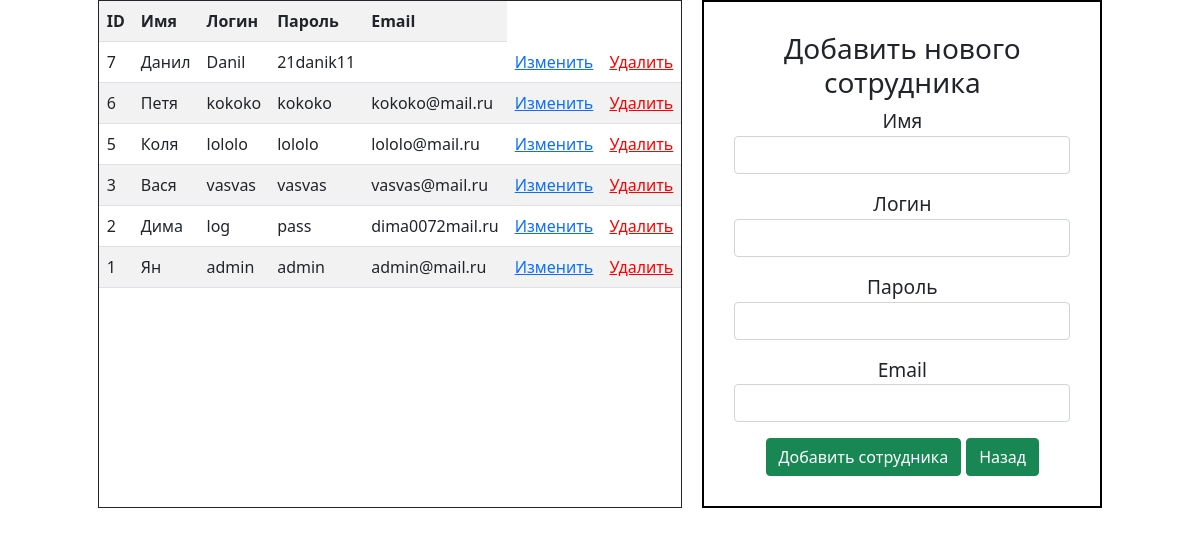
Page /employees.php on the committed database.
### tables this page shows
CREATE TABLE `employees` (
  `id` int(11) NOT NULL,
  `full_name` varchar(255) DEFAULT NULL,
  `login` varchar(255) DEFAULT NULL,
  `password` varchar(255) DEFAULT NULL,
  `email` varchar(255) DEFAULT NULL
);

### employees.php (the view, shortened to what this page needs)
<?php
require_once 'config/connect.php';
?>
<!doctype html>
<html lang="en">
<head>
    <link rel="stylesheet" href="style.css">
    <link rel="stylesheet" type="text/css" href="https://cdn.jsdelivr.net/npm/bootstrap@5.1.3/dist/css/bootstrap.min.css">
</head>
<body>
    <div class='wrap'>
        <div class="border border-dark">
            <table class='table table-striped'>
                <tr>
                    <th>ID</th>
                    <th>Имя</th>
                    <th>Логин</th>
                    <th>Пароль</th>
                    <th>Email</th>
                </tr>
                <?php
                    $employees = mysqli_query($connect, "SELECT * FROM `employees` order by employees.id desc limit 20;");
                    $employees = mysqli_fetch_all($employees);
                    foreach ($employees as $employee) {
                        ?>
                            <tr>
                                <td><?= $employee[0] ?></td>
                                <td><?= $employee[1] ?></td>
                                <td><?= $employee[2] ?></td>
                                <td><?= $employee[3] ?></td>
                                <td><?= $employee[4] ?></td>
                                <td><a href="update_employees.php?id=<?= $employee[0] ?>">Изменить</a></td>
                                <td><a style="color: red;" href="vendor/delete_employees.php?id=<?= $employee[0] ?>">Удалить</a></td>
                            </tr>
                        <?php
                    }
                ?>
            </table>
        </div>
        <form action="vendor/create_employees.php" method="post" class='space'>
            <div class='row align-items-start'>
                <big><h3>Добавить нового сотрудника</h3>
                <p>Имя
                <input class="form-control" type="text" name="full_name"></p>
                <p>Логин
                <input class="form-control" type="text" name="login"></p>
                <p>Пароль
                <input class="form-control" type="text" name="password"></p>
                <p>Email
                <input class="form-control" type="text" name="email"></p>
                <button class="btn btn-success" type="submit">Добавить сотрудника</button>
                <button class="btn btn-success" type="button" onclick="location.href='http://crud:8080/index1.php'">Назад</button>
            </div>
        </form>
    </div>
</body>
</html>

### style.css (style rules this page uses)
form { width: 1000px; }
.wrap { display: flex; flex-direction: row; justify-content: center; }
.space { padding: 20px; background: white; border: 2px solid black; margin-left: 10px; width: 400px; text-align: center; }

### employees.php (style rules this page uses)
th, td { padding: 10px; }
th { background: #606060; color: #fff; }
td { background: #b5b5b5; }
.space { padding: 30px; background: white; border: 2px solid black; margin-left: 20px; width: 400px; margin-middle: auto; text-align: center; }
.wrap { display: flex; flex-direction: row; justify-content: center; }

### rows in the picture
employees: id "7", full_name "Данил", login "Danil", password "21danik11"
employees: id "6", full_name "Петя", login "kokoko", password "kokoko", email "kokoko@mail.ru"
employees: id "5", full_name "Коля", login "lololo", password "lololo", email "lololo@mail.ru"
employees: id "3", full_name "Вася", login "vasvas", password "vasvas", email "vasvas@mail.ru"
employees: id "2", full_name "Дима", login "log", password "pass", email "dima0072mail.ru"
employees: id "1", full_name "Ян", login "admin", password "admin", email "admin@mail.ru"
